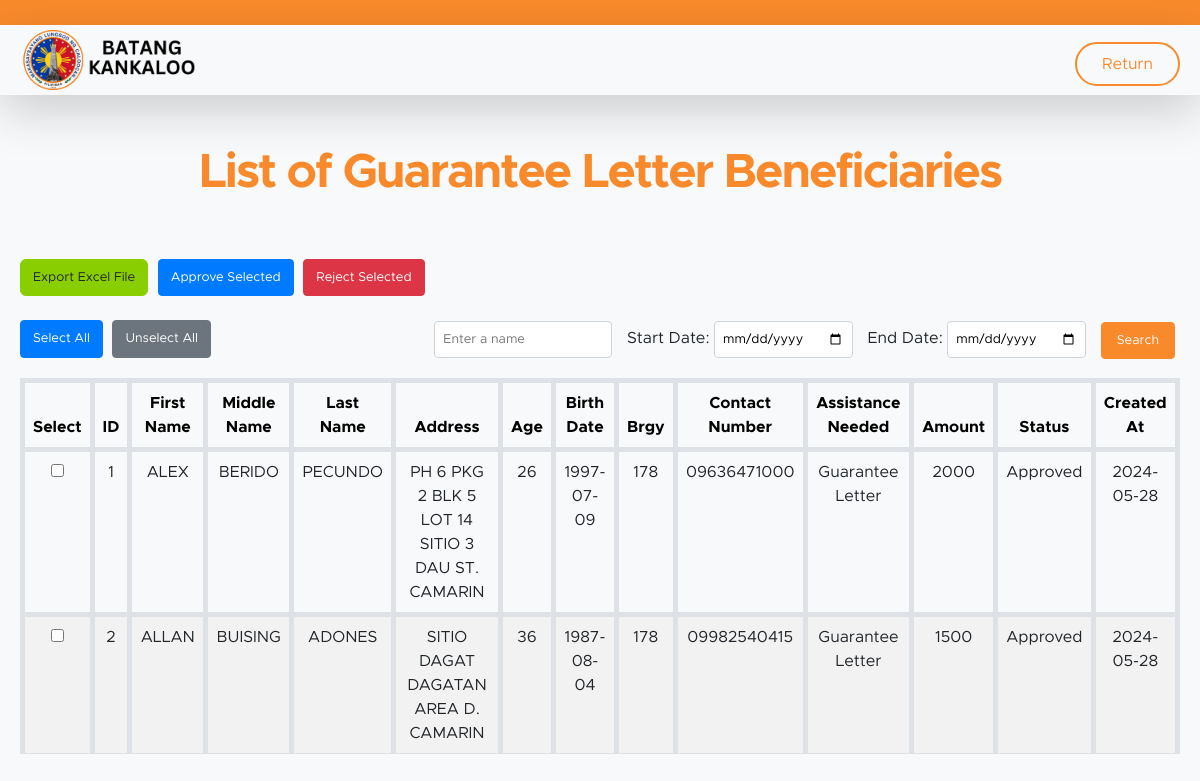
Page /cos/cosguarantee.php (signed in) on the earlier database version.
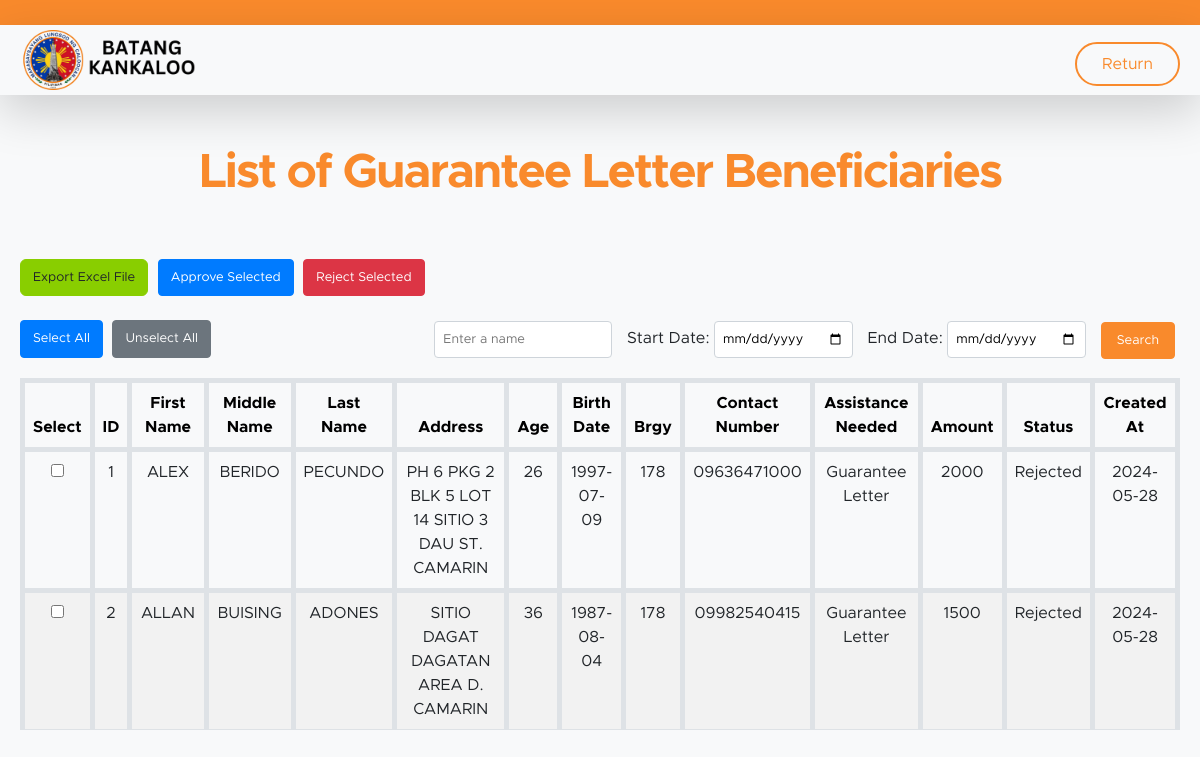
Same page on the later database version.
### tables this page shows
CREATE TABLE `guarantee` (
  `id` int(11) NOT NULL,
  `fname` varchar(100) NOT NULL,
  `mname` varchar(100) NOT NULL,
  `lname` varchar(100) NOT NULL,
  `ename` varchar(10) NOT NULL,
  `fullname` varchar(255) NOT NULL,
  `address` varchar(100) NOT NULL,
  `barangay` varchar(50) NOT NULL,
  `age` int(255) NOT NULL,
  `bday` date NOT NULL,
  `pnumber` varchar(50) NOT NULL,
  `gender` varchar(100) NOT NULL,
  `hospital` varchar(100) NOT NULL,
  `diagnosis` varchar(100) NOT NULL,
  `gletter` varchar(50) NOT NULL,
  `gstatus` varchar(50) NOT NULL,
  `amount` decimal(65,0) NOT NULL,
  `datecreated` date NOT NULL
);

### cos/cosguarantee.php (the view, shortened to what the changed rows need)
<?php
include("../functions.php");
$servername = "localhost";
$username = "root";
$password = "";
$database = "bims_db";
$connection = new mysqli($servername, $username, $password, $database);
if ($_SERVER['REQUEST_METHOD'] == 'POST') {
    $search = isset($_POST['search']) ? $_POST['search'] : '';
    $search = mysqli_real_escape_string($connection, $search);
    $startDate = isset($_POST['start_date']) ? $_POST['start_date'] : '';
    $endDate = isset($_POST['end_date']) ? $_POST['end_date'] : '';
    $dateCondition = "";
    if (!empty($startDate) && !empty($endDate)) {
        $dateCondition = " AND datecreated BETWEEN '$startDate' AND '$endDate'";
    }
    $sql = "SELECT * FROM guarantee
            WHERE (fname LIKE '%$search%'
            OR mname LIKE '%$search%'
            OR lname LIKE '%$search%')
            $dateCondition";
    $result = $connection->query($sql);
    if (!$result) {
        die("Invalid query: " . $connection->error);
    }
} else {
    $sql = "SELECT * FROM guarantee";
    $result = $connection->query($sql);
}
?>
<!doctype html>
<html lang="en">
<head>
    <link href="../css/bootstrap.min.css" rel="stylesheet">
    <link href="../css/bootstrap-icons.css" rel="stylesheet">
    <link rel="stylesheet" href="https://cdnjs.cloudflare.com/ajax/libs/font-awesome/6.5.1/css/all.min.css">
    <link href="../css/maincss.css" rel="stylesheet">
    <link href="../css/cos.css" rel="stylesheet">
</head>
<body>
    <section class="section-padding">
        <div class="container">
            <div class="row">
                <div class="col-lg-10 col-12 text-center mx-auto">
                    <h2 class="mb-5"><b>List of Guarantee Letter Beneficiaries</b></h2>
                </div>
            </div>
        </div>
    </section>
    <div class="container">
        <form action="" method="post">
            <br>
            <table class="table table-hover">
                <thead>
                    <tr>
                        <th>Select</th>
                        <th>ID</th>
                        <th>First Name</th>
                        <th>Middle Name</th>
                        <th>Last Name</th>
                        <th>Address</th>
                        <th>Age</th>
                        <th>Birth Date</th>
                        <th>Brgy</th>
                        <th>Contact Number</th>
                        <th>Assistance Needed</th>
                        <th>Amount</th>
                        <th>Status</th>
                        <th>Created At</th>
                    </tr>
                </thead>
                <tbody>
                    <?php
                    while ($row = $result->fetch_assoc()) {
                        echo "
                        <tr>
                            <td><input type='checkbox' name='selected_ids[]' value='$row[id]'></td>
                            <td>$row[id]</td>
                            <td>$row[fname]</td>
                            <td>$row[mname]</td>
                            <td>$row[lname]</td>
                            <td>$row[address]</td>
                            <td>$row[age]</td>
                            <td>$row[bday]</td>
                            <td>$row[barangay]</td>
                            <td>$row[pnumber]</td>
                            <td>$row[gletter]</td>
                            <td>$row[amount]</td>
                            <td>$row[gstatus]</td>
                            <td>$row[datecreated]</td>
                        </tr>
                        ";
                    }
                    ?>
                </tbody>
            </table>
        </form>
    </div>
</body>
</html>

Differences in the rows shown:
changed guarantee "ALEX": gstatus "Approved" → "Rejected"
changed guarantee "ALLAN": gstatus "Approved" → "Rejected"
